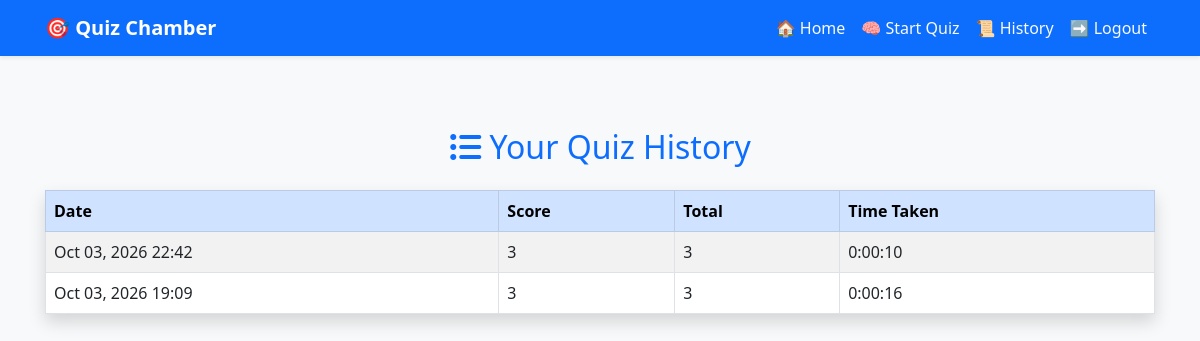
The app's page /history/ (signed in) with its own data.
### myapp/models.py (models this page shows, shortened)
class QuizResult(models.Model):
    user = models.ForeignKey(User, on_delete=models.CASCADE ,default=1) # for task view only particular user
    score = models.PositiveIntegerField()
    total = models.PositiveIntegerField()
    duration = models.DurationField(null=True, blank=True)  # ⏱️ stopwatch time
    completed_at = models.DateTimeField(auto_now_add=True)

### myapp/views.py (the view)
# urls.py: path('history/', views.History, name='history'),
@login_required
def History(request):
    results = QuizResult.objects.filter(user=request.user).order_by('-completed_at')
    return render(request, 'history.html', {'results': results})

### template/history.html
{% extends 'home.html' %}
{% block content %}
<div class="container mt-5 pt-4">
    <h2 class="mb-4 text-center text-primary">
        <i class="fas fa-list-ul"></i> Your Quiz History
    </h2>
    {% if results %}
        <table class="table table-striped table-bordered shadow">
            <thead class="table-primary">
                <tr>
                    <th>Date</th>
                    <th>Score</th>
                    <th>Total</th>
                    <th>Time Taken</th>
                </tr>
            </thead>
            <tbody>
                {% for result in results %}
                    <tr>
                        <td>{{ result.completed_at|date:"M d, Y H:i" }}</td>
                        <td>{{ result.score }}</td>
                        <td>{{ result.total }}</td>
                        <td>{{ result.duration }}</td>
                    </tr>
                {% endfor %}
            </tbody>
        </table>
    {% else %}
        <div class="alert alert-info text-center">
            You haven't completed any quizzes yet.
        </div>
    {% endif %}
</div>
{% endblock %}

### static/css/style.css (style rules this page uses)
body { background: #f5f9ff; font-family: 'Segoe UI', sans-serif; }
.container { padding-left: 15px; padding-right: 15px; }

### records on screen
QuizResult: completed_at "Oct 03, 2026 22:42", score "3", total "3", duration "0:00:10"
QuizResult: completed_at "Oct 03, 2026 19:09", score "3", total "3", duration "0:00:16"
